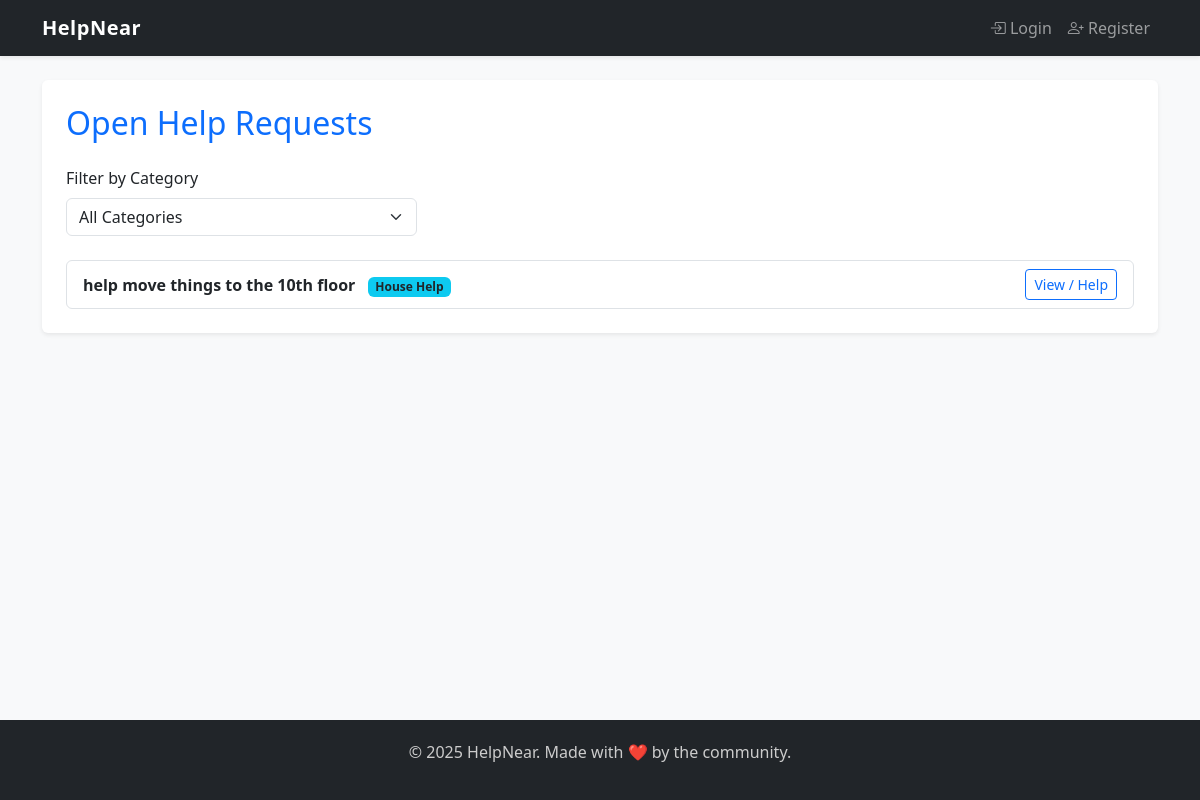
Before: / with the older database file.
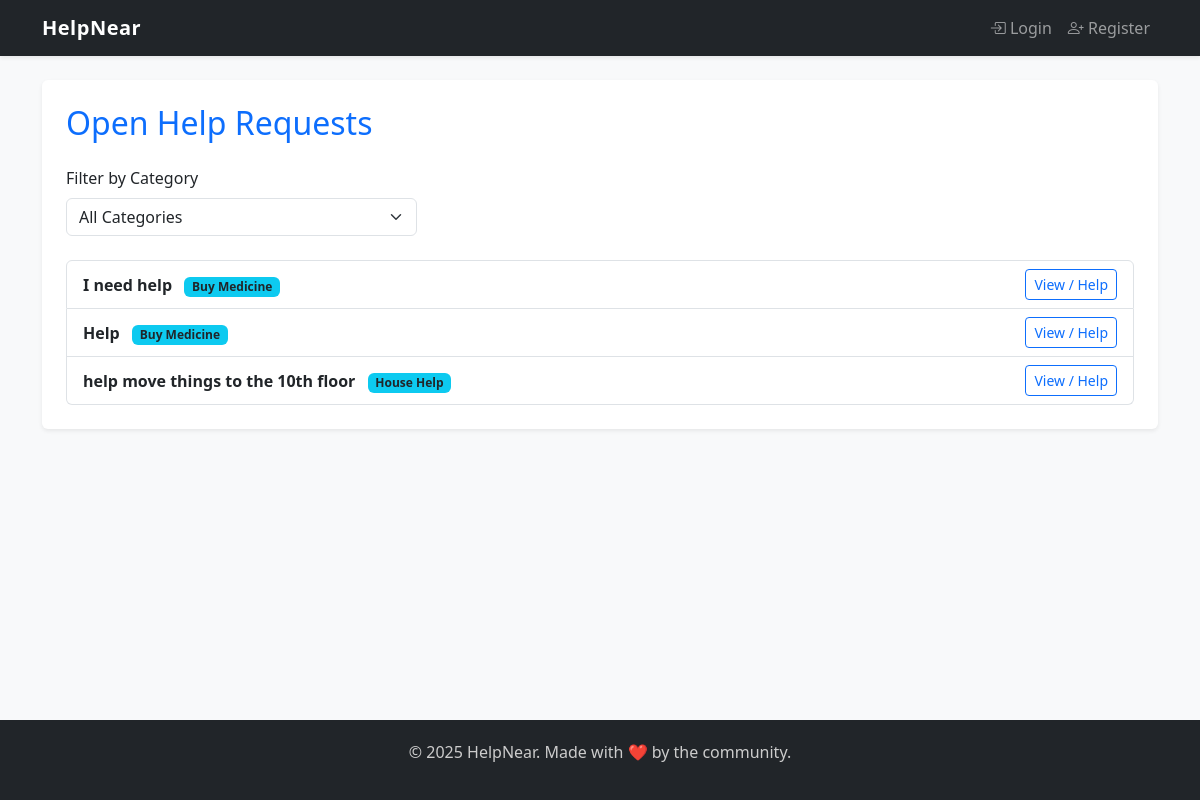
After: the same page with the newer database file.
### help/models.py (models this page shows, shortened)
class HelpRequest(models.Model):
    CATEGORY_CHOICES = [
        ('food', 'Food Delivery'),
        ('medicine', 'Buy Medicine'),
        ('house', 'House Help'),
        ('other', 'Other')
    ]
    user = models.ForeignKey(User, on_delete=models.CASCADE)
    title = models.CharField(max_length=200)
    description = models.TextField()
    category = models.CharField(max_length=50, choices=CATEGORY_CHOICES)
    location = models.CharField(max_length=200)
    email = models.EmailField(blank=True, null=True)
    phone = models.CharField(max_length=20, blank=True, null=True)
    is_open = models.BooleanField(default=True)
    created_at = models.DateTimeField(auto_now_add=True)

### help/views.py (the view)
# urls.py: path('', views.home, name='home'),
def home(request):
    category = request.GET.get('category')
    if category:
        help_requests = HelpRequest.objects.filter(category=category, is_open=True).order_by('-created_at')
    else:
        help_requests = HelpRequest.objects.filter(is_open=True).order_by('-created_at')
    return render(request, 'help/home.html', {
        'help_requests': help_requests,
        'selected_category': category
    })

### help/templates/help/home.html (shortened to what this page needs)
{% extends 'base.html' %}
{% block content %}
<div class="bg-white p-4 rounded shadow-sm">
  <h2 class="mb-4 text-primary">Open Help Requests</h2>
  <form method="get" class="mb-4">
    <div class="row g-2 align-items-end">
      <div class="col-md-4">
        <label for="category" class="form-label">Filter by Category</label>
        <select name="category" id="category" class="form-select" onchange="this.form.submit()">
          <option value="">All Categories</option>
        </select>
      </div>
    </div>
  </form>
  <ul class="list-group">
    {% for req in help_requests %}
    <li class="list-group-item d-flex justify-content-between align-items-center">
      <div>
        <strong class="text-dark">{{ req.title }}</strong>
        <span class="badge bg-info text-dark ms-2">{{ req.get_category_display }}</span>
      </div>
      <a href="{% url 'request_detail' req.id %}" class="btn btn-outline-primary btn-sm">View / Help</a>
    </li>
    {% empty %}
    <li class="list-group-item text-center">No help requests found.</li>
    {% endfor %}
  </ul>
</div>
{% endblock %}

### help/templates/base.html (shortened to what this page needs)
{% load widget_tweaks %}
<html lang="en">
<head>
  <link href="https://cdn.jsdelivr.net/npm/bootstrap@5.3.0/dist/css/bootstrap.min.css" rel="stylesheet" />
  <link href="https://cdn.jsdelivr.net/npm/bootstrap-icons@1.10.5/font/bootstrap-icons.css" rel="stylesheet" />
</head>
<body>
  <div class="wrapper">
    <nav class="navbar navbar-expand-lg navbar-dark bg-dark shadow-sm">
      <div class="container">
        <a class="navbar-brand" href="/">HelpNear</a>
        <div class="collapse navbar-collapse" id="navbarContent">
          <ul class="navbar-nav ms-auto">
            {% if user.is_authenticated %}
              <li class="nav-item"><a class="nav-link" href="{% url 'my_requests' %}"><i class="bi bi-person-lines-fill"></i> My Requests</a></li>
              <li class="nav-item"><a class="nav-link" href="{% url 'create_request' %}"><i class="bi bi-plus-circle"></i> New Request</a></li>
              <li class="nav-item"><a class="nav-link" href="{% url 'logout' %}"><i class="bi bi-box-arrow-right"></i> Logout</a></li>
            {% else %}
              <li class="nav-item"><a class="nav-link" href="{% url 'login' %}"><i class="bi bi-box-arrow-in-right"></i> Login</a></li>
              <li class="nav-item"><a class="nav-link" href="{% url 'register' %}"><i class="bi bi-person-plus"></i> Register</a></li>
            {% endif %}
          </ul>
        </div>
      </div>
    </nav>
    <main class="container mt-4">
      {% block content %}{% endblock %}
    </main>
    <footer>
      <p>&copy; 2025 HelpNear. Made with ❤️ by the community.</p>
    </footer>
  </div>
</body>
</html>

### help/templates/base.html (style rules this page uses)
html, body { height: 100%; margin: 0; background-color: #f8f9fa; }
.wrapper { min-height: 100vh; display: flex; flex-direction: column; }
main { flex: 1; }
footer { background-color: #212529; color: #ccc; text-align: center; padding: 20px 0; }
.navbar-brand { font-weight: bold; letter-spacing: 0.5px; }

Changed rows visible on the page:
added HelpRequest: title "I need help", category "Buy Medicine"
added HelpRequest: title "Help", category "Buy Medicine"
